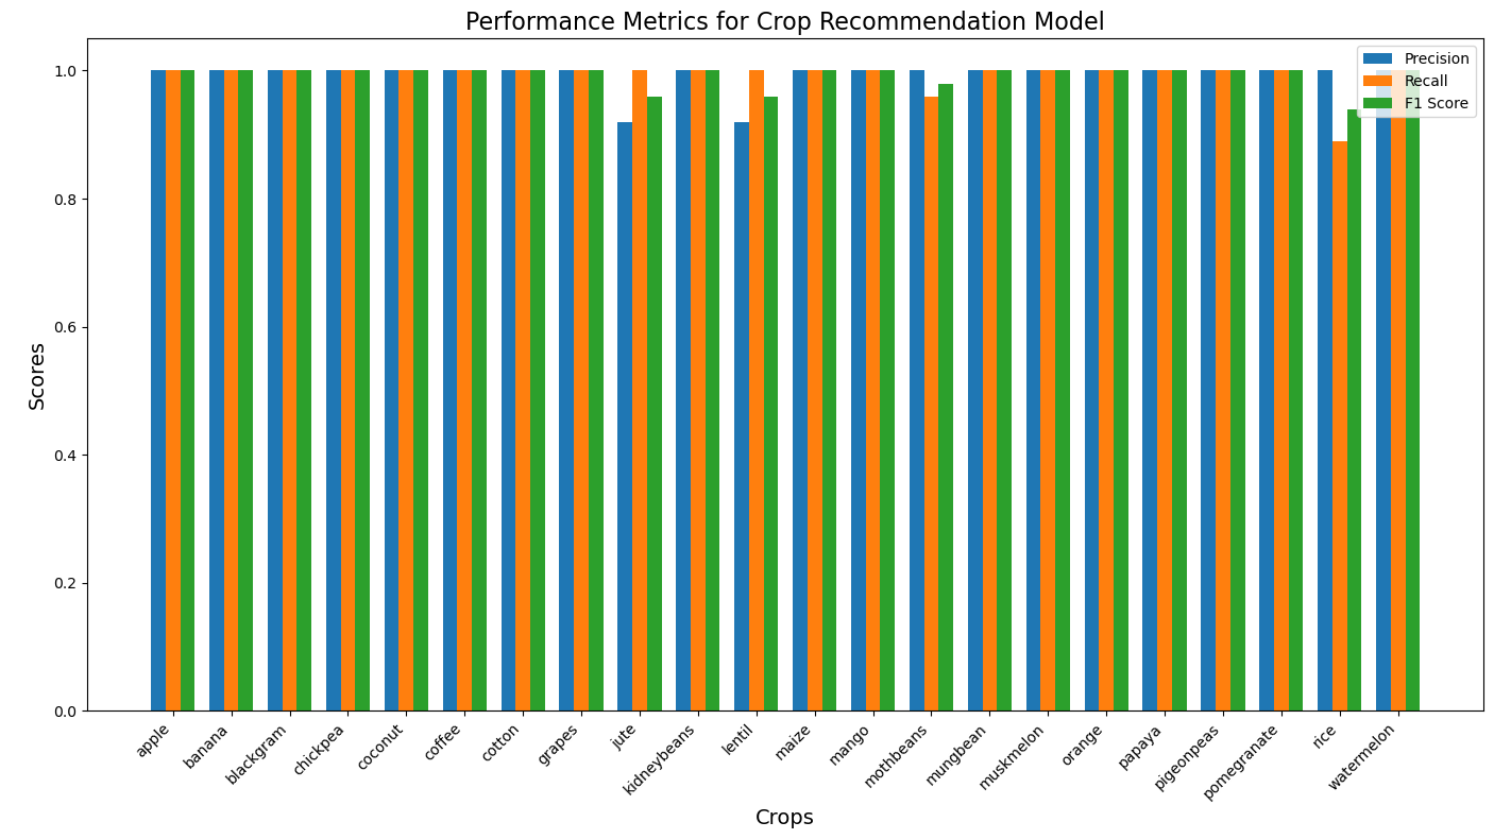

Recreate this plot in Python.
import matplotlib.pyplot as plt
import numpy as np

# Dictionary containing performance metrics for each crop
rf_report_dict = {
    'apple': {'precision': 1.00, 'recall': 1.00, 'f1-score': 1.00},
    'banana': {'precision': 1.00, 'recall': 1.00, 'f1-score': 1.00},
    'blackgram': {'precision': 1.00, 'recall': 1.00, 'f1-score': 1.00},
    'chickpea': {'precision': 1.00, 'recall': 1.00, 'f1-score': 1.00},
    'coconut': {'precision': 1.00, 'recall': 1.00, 'f1-score': 1.00},
    'coffee': {'precision': 1.00, 'recall': 1.00, 'f1-score': 1.00},
    'cotton': {'precision': 1.00, 'recall': 1.00, 'f1-score': 1.00},
    'grapes': {'precision': 1.00, 'recall': 1.00, 'f1-score': 1.00},
    'jute': {'precision': 0.92, 'recall': 1.00, 'f1-score': 0.96},
    'kidneybeans': {'precision': 1.00, 'recall': 1.00, 'f1-score': 1.00},
    'lentil': {'precision': 0.92, 'recall': 1.00, 'f1-score': 0.96},
    'maize': {'precision': 1.00, 'recall': 1.00, 'f1-score': 1.00},
    'mango': {'precision': 1.00, 'recall': 1.00, 'f1-score': 1.00},
    'mothbeans': {'precision': 1.00, 'recall': 0.96, 'f1-score': 0.98},
    'mungbean': {'precision': 1.00, 'recall': 1.00, 'f1-score': 1.00},
    'muskmelon': {'precision': 1.00, 'recall': 1.00, 'f1-score': 1.00},
    'orange': {'precision': 1.00, 'recall': 1.00, 'f1-score': 1.00},
    'papaya': {'precision': 1.00, 'recall': 1.00, 'f1-score': 1.00},
    'pigeonpeas': {'precision': 1.00, 'recall': 1.00, 'f1-score': 1.00},
    'pomegranate': {'precision': 1.00, 'recall': 1.00, 'f1-score': 1.00},
    'rice': {'precision': 1.00, 'recall': 0.89, 'f1-score': 0.94},
    'watermelon': {'precision': 1.00, 'recall': 1.00, 'f1-score': 1.00}
}

# Extracting metrics for plotting
crop_labels = list(rf_report_dict.keys())
precision = [rf_report_dict[label]['precision'] for label in crop_labels]
recall = [rf_report_dict[label]['recall'] for label in crop_labels]
f1_scores = [rf_report_dict[label]['f1-score'] for label in crop_labels]

# Set up the bar chart
x = np.arange(len(crop_labels))
width = 0.25  # Width of the bars

fig, ax = plt.subplots(figsize=(14, 8))
rects1 = ax.bar(x - width, precision, width, label='Precision')
rects2 = ax.bar(x, recall, width, label='Recall')
rects3 = ax.bar(x + width, f1_scores, width, label='F1 Score')

# Add labels, title, and customize x-axis tick labels
ax.set_xlabel('Crops', fontsize=14)
ax.set_ylabel('Scores', fontsize=14)
ax.set_title('Performance Metrics for Crop Recommendation Model', fontsize=16)
ax.set_xticks(x)
ax.set_xticklabels(crop_labels, rotation=45, ha='right', fontsize=10)
ax.legend()

# Tight layout for better spacing
fig.tight_layout()

# Show the plot
plt.show()
